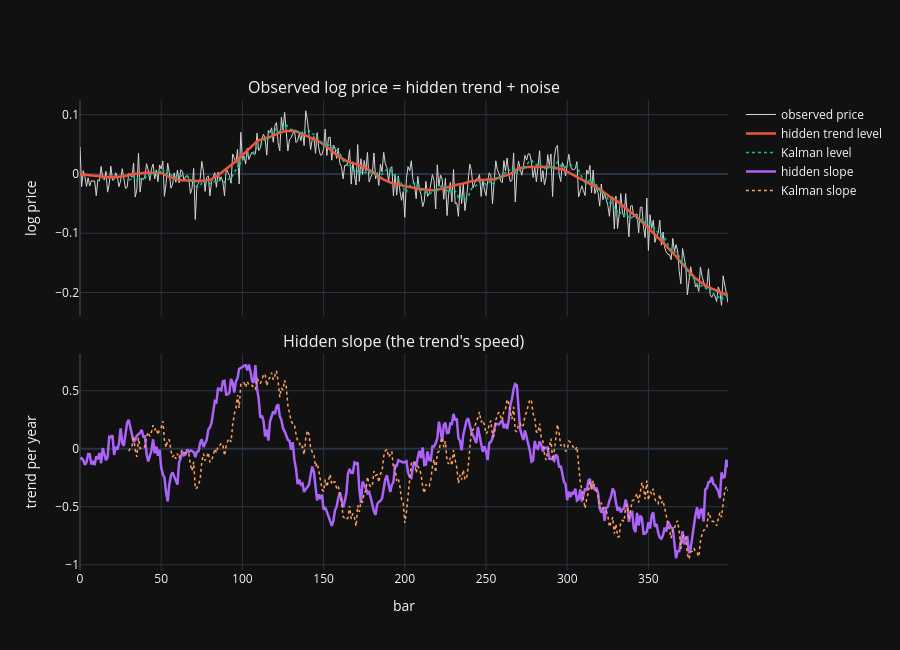

Notebook code for this chart:
### Markdown cell above
### The model in action, on simulated data

To see what the model means, we **generate** a series that follows it exactly, and then look at it the way the filter does:

- the **slope** (bottom) is a slow random walk: it drifts, speeds up, slows down, changes sign. Nobody observes it;
- the **trend level** (top, thick line) is the slope accumulated bar after bar;
- the **observed price** (top, thin line) is the trend plus random noise. This is the only thing the filter sees.

The filter's job is to recover the two hidden lines from the noisy one. Dotted lines are its estimates (using the true noise parameters, skipping the first 30 bars while the filter starts up). The level is tracked closely; the slope is noisier and **lags** the true slope, since it can only learn about a change after seeing it in the prices. This is the lag/noise trade-off again.

### Code cell
rng = np.random.default_rng(28)
n, sd_obs, sd_slope = 400, 0.02, 0.0003            # noise around the trend, slope shock per bar
slope_true = np.cumsum(rng.normal(0, sd_slope, n))            # hidden slope: a slow random walk
level_true = np.cumsum(slope_true)                            # hidden trend: the slope accumulated
price = level_true + rng.normal(0, sd_obs, n)                 # what we observe: trend + noise

sim = kalman_smooth_trend(price, sd_obs**2, sd_slope**2)      # filter run with the true parameters
for k in ("level", "slope"):
    sim[k][:30] = np.nan                                      # skip the start-up phase of the filter

fig = make_subplots(rows=2, cols=1, shared_xaxes=True, vertical_spacing=0.08,
                    subplot_titles=("Observed log price = hidden trend + noise", "Hidden slope (the trend's speed)"))
fig.add_scatter(y=price, name="observed price", line=dict(width=1, color="lightgray"), row=1, col=1)
fig.add_scatter(y=level_true, name="hidden trend level", line=dict(width=2.5), row=1, col=1)
fig.add_scatter(y=sim["level"], name="Kalman level", line=dict(width=1.5, dash="dot"), row=1, col=1)
fig.add_scatter(y=slope_true * BARS_PER_YEAR, name="hidden slope", line=dict(width=2.5), row=2, col=1)
fig.add_scatter(y=sim["slope"] * BARS_PER_YEAR, name="Kalman slope", line=dict(width=1.5, dash="dot"), row=2, col=1)
fig.update_yaxes(title_text="log price", row=1, col=1)
fig.update_yaxes(title_text="trend per year", row=2, col=1)
fig.update_xaxes(title_text="bar", row=2, col=1)
fig.update_layout(height=650, hovermode="x unified").show()

### Figure 1 — Plotly figure (JSON) as saved in the notebook; plotly's stock layout.template omitted (floating-point values rounded to 4 significant figures; data arrays with more than 128 entries replaced by an {"elided": "..."} marker saying what was removed)
{"data": [{"line": {"color": "lightgray", "width": 1}, "name": "observed price", "type": "scatter", "xaxis": "x", "y": {"elided": "400 float values"}, "yaxis": "y"}, {"line": {"width": 2.5}, "name": "hidden trend level", "type": "scatter", "xaxis": "x", "y": {"elided": "400 float values"}, "yaxis": "y"}, {"line": {"dash": "dot", "width": 1.5}, "name": "Kalman level", "type": "scatter", "xaxis": "x", "y": {"elided": "400 float values"}, "yaxis": "y"}, {"line": {"width": 2.5}, "name": "hidden slope", "type": "scatter", "xaxis": "x2", "y": {"elided": "400 float values"}, "yaxis": "y2"}, {"line": {"dash": "dot", "width": 1.5}, "name": "Kalman slope", "type": "scatter", "xaxis": "x2", "y": {"elided": "400 float values"}, "yaxis": "y2"}], "layout": {"annotations": [{"font": {"size": 16}, "showarrow": false, "text": "Observed log price = hidden trend + noise", "x": 0.5, "xanchor": "center", "xref": "paper", "y": 1, "yanchor": "bottom", "yref": "paper"}, {"font": {"size": 16}, "showarrow": false, "text": "Hidden slope (the trend's speed)", "x": 0.5, "xanchor": "center", "xref": "paper", "y": 0.46, "yanchor": "bottom", "yref": "paper"}], "height": 650, "hovermode": "x unified", "xaxis": {"anchor": "y", "domain": [0, 1], "matches": "x2", "showticklabels": false}, "xaxis2": {"anchor": "y2", "domain": [0, 1], "title": {"text": "bar"}}, "yaxis": {"anchor": "x", "domain": [0.54, 1], "title": {"text": "log price"}}, "yaxis2": {"anchor": "x2", "domain": [0, 0.46], "title": {"text": "trend per year"}}}}
